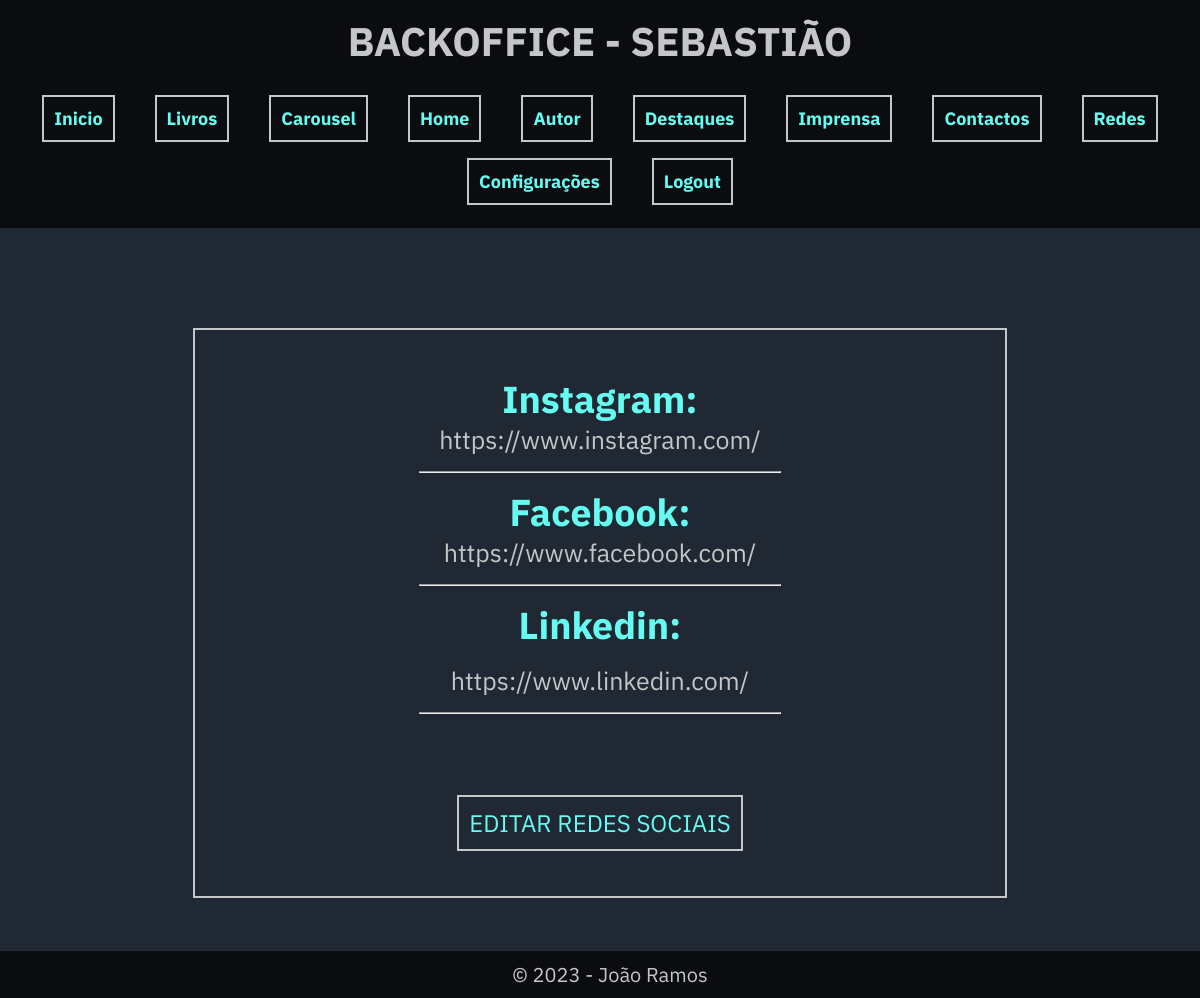
The page /backoffice/redes_sociais.php (signed in) on the database its author committed.
### tables this page shows
CREATE TABLE `redes_sociais` (
  `id` int(11) NOT NULL,
  `instagram` varchar(500) NOT NULL,
  `facebook` varchar(500) NOT NULL,
  `linkedin` varchar(500) NOT NULL
);

### backoffice/base_dados.php (called while the page is built, shortened)
<?php
require_once ("config.php");
$pdo = new PDO("mysql:dbname=" . $config["dbname"] . ";host=" . $config["host"], $config["user"], $config["password"]);
function selectSQL($sql){
    global $pdo;
    $query = $pdo->query($sql);
    $result = $query->fetchAll(PDO::FETCH_ASSOC);
    return $result;
}
?>

### backoffice/redes_sociais.php (the view, shortened to what this page needs)
<?php
$resultados = selectSQL("SELECT * FROM redes_sociais");
?>
<?php require("components/header.php"); ?>
<main>
    <div class="div-css">
        <form action="editar_redes_sociais.php" method="get">
            <?php foreach($resultados as $r): ?>
            <h2>Instagram:</h2>
            <p><?= $r["instagram"] ?></p>
            <hr class="hr-contactos">
            <h2>Facebook:</h2>
            <p><?= $r["facebook"] ?></p>
            <hr class="hr-contactos">
            <h2>Linkedin:</h2>
            <p class="hr-contactos"><?= $r["linkedin"] ?></p>
            <hr class="hr-contactos">
            <?php endforeach; ?>
            <br><br>
            <input class="button-css-large" type="submit" value="EDITAR REDES SOCIAIS">
        </form>
    </div>
</main>
<?php require("components/footer.php"); ?>

### backoffice/backoffice-style.css (style rules this page uses)
* { font-family: "IBM Plex Sans" !important; padding: 0; margin: 0; }
body { background-color: #1f2833; color: #c5c6c7; }
.login-css, input { outline: none !important; border: 2px solid #c5c6c7 !important; }
.div-css { border: 2px solid #c5c6c7; padding: 45px; text-align: center; width: 60%; margin: 100px auto; font-size: 25px; }
.div-css h2 { color: #66fcf1; }
.button-css, .button-css-large { border: 2px solid #c5c6c7; color: #66fcf1; background-color: #1f2833; text-decoration: none; cursor: pointer !important; transition-duration: 0.4s; }
.button-css-large { width: fit-content; padding: 10px; text-transform: uppercase; font-size: 24px; display: block; margin: auto; }
.hr-contactos { width: 50%; margin: 15px auto; }

### rows shown on the page
redes_sociais: instagram "https://www.instagram.com/", facebook "https://www.facebook.com/", linkedin "https://www.linkedin.com/"
